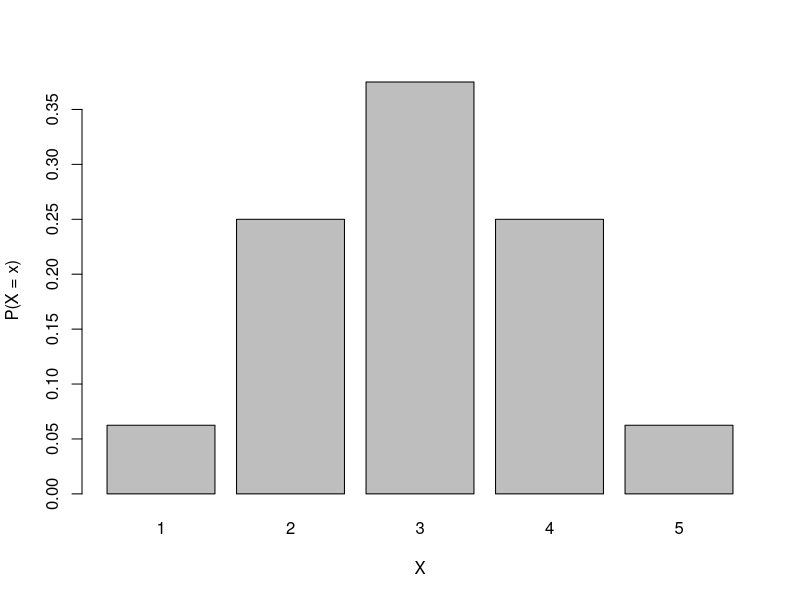
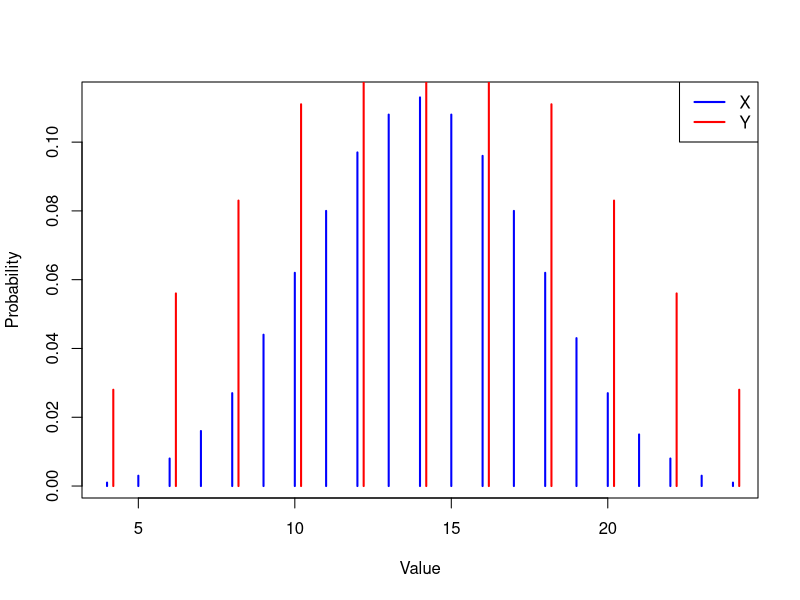

Generate these figures, in order, with R:
## ---- chunk 1
x <- 1:5
px <- c(2/32, 8/32, 12/32, 8/32, 2/32)
barplot(px, names.arg = x, xlab = "X", ylab = "P(X = x)")
## ---- chunk 2
x <- 4:24
px <- c(.001,.003,.008,.016,.027,.044,.062,.080,.097,.108,.113,.108,.096,.080,.062,.043,.027,.015,.008,.003,.001)

y <- seq(4, 24, by = 2)
py <- c(.028,.056,.083,.111,.139,.167,.139,.111,.083,.056,.028)

mu_x <- sum(x * px)
sd_x <- sqrt(sum(x^2 * px) - mu_x^2)

mu_y <- sum(y * py)
sd_y <- sqrt(sum(y^2 * py) - mu_y^2)

cat("X: mean =", mu_x, ", sd =", sd_x, "\n")
cat("Y: mean =", mu_y, ", sd =", sd_y, "\n")
## ---- chunk 3
plot(x, px, type = "h", lwd = 2, col = "blue", xlab = "Value", ylab = "Probability")
points(y + 0.2, py, type = "h", lwd = 2, col = "red")
legend("topright", legend = c("X", "Y"), col = c("blue", "red"), lwd = 2)
